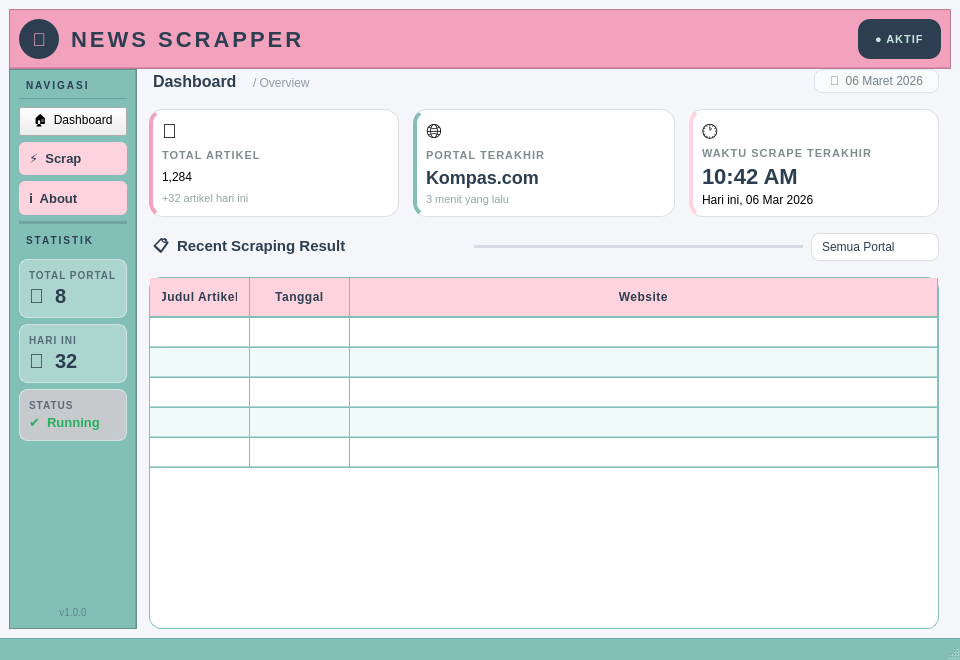
<?xml version="1.0" encoding="UTF-8"?>
<ui version="4.0">
 <class>MainWindow</class>
 <widget class="QMainWindow" name="MainWindow">
  <property name="geometry">
   <rect>
    <x>0</x>
    <y>0</y>
    <width>960</width>
    <height>660</height>
   </rect>
  </property>
  <property name="windowTitle">
   <string>News Scrapper</string>
  </property>
  <property name="styleSheet">
   <string notr="true">QMainWindow, QWidget#centralwidget {
    background-color: #f5f6fa;
}</string>
  </property>
  <widget class="QWidget" name="centralwidget">
   <layout class="QVBoxLayout" name="rootLayout">
    <property name="spacing">
     <number>0</number>
    </property>
    <item>
     <widget class="QFrame" name="Header">
      <property name="styleSheet">
       <string notr="true">QFrame#Header {
    background-color: #F3A2BE;
    border-bottom: 2px solid #e08aaa;
}</string>
      </property>
      <property name="frameShape">
       <enum>QFrame::Shape::StyledPanel</enum>
      </property>
      <property name="frameShadow">
       <enum>QFrame::Shadow::Raised</enum>
      </property>
      <layout class="QHBoxLayout" name="headerLayout">
       <property name="spacing">
        <number>12</number>
       </property>
       <item>
        <widget class="QLabel" name="label_logo_icon">
         <property name="minimumSize">
          <size>
           <width>40</width>
           <height>40</height>
          </size>
         </property>
         <property name="maximumSize">
          <size>
           <width>40</width>
           <height>40</height>
          </size>
         </property>
         <property name="styleSheet">
          <string notr="true">QLabel {
    background-color: #2c3e50;
    border-radius: 20px;
    color: #F3A2BE;
    font-size: 18px;
    border: none;
}</string>
         </property>
         <property name="text">
          <string>📰</string>
         </property>
         <property name="alignment">
          <set>Qt::AlignmentFlag::AlignCenter</set>
         </property>
        </widget>
       </item>
       <item>
        <widget class="QLabel" name="label">
         <property name="styleSheet">
          <string notr="true">QLabel {
    font-family: &quot;Poppins&quot;, &quot;Montserrat&quot;, &quot;Segoe UI Semibold&quot;;
    font-size: 22px;
    font-weight: bold;
    color: #2c3e50;
    letter-spacing: 3px;
    background: transparent;
    border: none;
}</string>
         </property>
         <property name="text">
          <string>NEWS SCRAPPER</string>
         </property>
        </widget>
       </item>
       <item>
        <spacer>
         <property name="orientation">
          <enum>Qt::Orientation::Horizontal</enum>
         </property>
         <property name="sizeHint" stdset="0">
          <size>
           <width>40</width>
           <height>20</height>
          </size>
         </property>
        </spacer>
       </item>
       <item>
        <widget class="QLabel" name="label_status">
         <property name="styleSheet">
          <string notr="true">QLabel {
    background-color: #2c3e50;
    border-radius: 12px;
    color: #C6E6E3;
    font-size: 11px;
    font-weight: 600;
    letter-spacing: 1px;
    padding: 4px 14px;
    border: none;
}</string>
         </property>
         <property name="text">
          <string>● AKTIF</string>
         </property>
        </widget>
       </item>
      </layout>
     </widget>
    </item>
    <item>
     <layout class="QHBoxLayout" name="bodyLayout">
      <property name="spacing">
       <number>0</number>
      </property>
      <item>
       <widget class="QFrame" name="Sidebar">
        <property name="styleSheet">
         <string notr="true">QFrame#Sidebar {
    background-color: #81BFB7;
    border-right: 2px solid #6aada5;
}</string>
        </property>
        <property name="frameShape">
         <enum>QFrame::Shape::StyledPanel</enum>
        </property>
        <layout class="QVBoxLayout" name="sidebarLayout">
         <property name="spacing">
          <number>6</number>
         </property>
         <item>
          <widget class="QLabel" name="label_nav_title">
           <property name="styleSheet">
            <string notr="true">QLabel {
    color: #2c3e50;
    font-size: 10px;
    font-weight: 700;
    letter-spacing: 2px;
    background: transparent;
    padding: 0 4px 6px 4px;
    border: none;
    border-bottom: 1px solid rgba(44,62,80,0.25);
    margin-bottom: 2px;
}</string>
           </property>
           <property name="text">
            <string>NAVIGASI</string>
           </property>
          </widget>
         </item>
         <item>
          <widget class="QPushButton" name="pushButton">
           <property name="styleSheet">
            <string notr="true">QPushButton {
    background-color: #2c3e50;
    color: #ffffff;
    border-radius: 6px;
    padding: 8px 10px;
    font-size: 13px;
    font-weight: 600;
    font-family: &quot;Poppins&quot;, &quot;Segoe UI&quot;;
    text-align: left;
    border: none;
}
QPushButton:hover { background-color: #3d5166; }
QPushButton:pressed { background-color: #1a252f; } dashboard ijo</string>
           </property>
           <property name="text">
            <string>🏠  Dashboard</string>
           </property>
          </widget>
         </item>
         <item>
          <widget class="QPushButton" name="pushButton_2">
           <property name="styleSheet">
            <string notr="true">QPushButton {
    background-color: #FFD3DD;
    color: #2c3e50;
    border-radius: 6px;
    padding: 8px 10px;
    font-size: 13px;
    font-weight: 500;
    font-family: &quot;Poppins&quot;, &quot;Segoe UI&quot;;
    text-align: left;
    border: none;
}
QPushButton:hover { background-color: #ffc0d0; }
QPushButton:pressed { background-color: #f0a0b8; }</string>
           </property>
           <property name="text">
            <string>⚡  Scrap</string>
           </property>
          </widget>
         </item>
         <item>
          <widget class="QPushButton" name="pushButton_3">
           <property name="styleSheet">
            <string notr="true">QPushButton {
    background-color: #FFD3DD;
    color: #2c3e50;
    border-radius: 6px;
    padding: 8px 10px;
    font-size: 13px;
    font-weight: 500;
    font-family: &quot;Poppins&quot;, &quot;Segoe UI&quot;;
    text-align: left;
    border: none;
}
QPushButton:hover { background-color: #ffc0d0; }
QPushButton:pressed { background-color: #f0a0b8; }</string>
           </property>
           <property name="text">
            <string>ℹ️  About</string>
           </property>
          </widget>
         </item>
         <item>
          <widget class="QFrame" name="sidebarDivider">
           <property name="styleSheet">
            <string notr="true">QFrame { background-color: rgba(44,62,80,0.2); border: none; }</string>
           </property>
           <property name="frameShape">
            <enum>QFrame::Shape::HLine</enum>
           </property>
          </widget>
         </item>
         <item>
          <widget class="QLabel" name="label_stats_title">
           <property name="styleSheet">
            <string notr="true">QLabel {
    color: #2c3e50;
    font-size: 10px;
    font-weight: 700;
    letter-spacing: 2px;
    background: transparent;
    padding: 4px 4px 6px 4px;
    border: none;
}</string>
           </property>
           <property name="text">
            <string>STATISTIK</string>
           </property>
          </widget>
         </item>
         <item>
          <widget class="QFrame" name="miniCard1">
           <property name="styleSheet">
            <string notr="true">QFrame#miniCard1 {
    background-color: rgba(255,255,255,0.35);
    border-radius: 8px;
    border: 1px solid rgba(255,255,255,0.5);
}
QLabel { border: none; background: transparent; }</string>
           </property>
           <layout class="QVBoxLayout" name="miniCard1Layout">
            <property name="spacing">
             <number>2</number>
            </property>
            <item>
             <widget class="QLabel" name="miniLabel1">
              <property name="styleSheet">
               <string notr="true">QLabel { font-size: 10px; color: rgba(44,62,80,0.7); font-weight: 600; letter-spacing: 1px; }</string>
              </property>
              <property name="text">
               <string>TOTAL PORTAL</string>
              </property>
             </widget>
            </item>
            <item>
             <widget class="QLabel" name="miniVal1">
              <property name="styleSheet">
               <string notr="true">QLabel { font-size: 20px; font-weight: 700; color: #2c3e50; }</string>
              </property>
              <property name="text">
               <string>🌐  8</string>
              </property>
             </widget>
            </item>
           </layout>
          </widget>
         </item>
         <item>
          <widget class="QFrame" name="miniCard2">
           <property name="styleSheet">
            <string notr="true">QFrame#miniCard2 {
    background-color: rgba(255,255,255,0.35);
    border-radius: 8px;
    border: 1px solid rgba(255,255,255,0.5);
}
QLabel { border: none; background: transparent; }</string>
           </property>
           <layout class="QVBoxLayout" name="miniCard2Layout">
            <property name="spacing">
             <number>2</number>
            </property>
            <item>
             <widget class="QLabel" name="miniLabel2">
              <property name="styleSheet">
               <string notr="true">QLabel { font-size: 10px; color: rgba(44,62,80,0.7); font-weight: 600; letter-spacing: 1px; }</string>
              </property>
              <property name="text">
               <string>HARI INI</string>
              </property>
             </widget>
            </item>
            <item>
             <widget class="QLabel" name="miniVal2">
              <property name="styleSheet">
               <string notr="true">QLabel { font-size: 20px; font-weight: 700; color: #2c3e50; }</string>
              </property>
              <property name="text">
               <string>📄  32</string>
              </property>
             </widget>
            </item>
           </layout>
          </widget>
         </item>
         <item>
          <widget class="QFrame" name="miniCard3">
           <property name="styleSheet">
            <string notr="true">QFrame#miniCard3 {
    background-color: rgba(255,211,221,0.55);
    border-radius: 8px;
    border: 1px solid rgba(255,255,255,0.5);
}
QLabel { border: none; background: transparent; }</string>
           </property>
           <layout class="QVBoxLayout" name="miniCard3Layout">
            <property name="spacing">
             <number>2</number>
            </property>
            <item>
             <widget class="QLabel" name="miniLabel3">
              <property name="styleSheet">
               <string notr="true">QLabel { font-size: 10px; color: rgba(44,62,80,0.7); font-weight: 600; letter-spacing: 1px; }</string>
              </property>
              <property name="text">
               <string>STATUS</string>
              </property>
             </widget>
            </item>
            <item>
             <widget class="QLabel" name="miniVal3">
              <property name="styleSheet">
               <string notr="true">QLabel { font-size: 13px; font-weight: 700; color: #27ae60; }</string>
              </property>
              <property name="text">
               <string>✔  Running</string>
              </property>
             </widget>
            </item>
           </layout>
          </widget>
         </item>
         <item>
          <spacer name="verticalSpacer">
           <property name="orientation">
            <enum>Qt::Orientation::Vertical</enum>
           </property>
           <property name="sizeHint" stdset="0">
            <size>
             <width>20</width>
             <height>10</height>
            </size>
           </property>
          </spacer>
         </item>
         <item>
          <widget class="QLabel" name="label_version">
           <property name="styleSheet">
            <string notr="true">QLabel {
    color: rgba(44,62,80,0.45);
    font-size: 10px;
    background: transparent;
    border: none;
}</string>
           </property>
           <property name="text">
            <string>v1.0.0</string>
           </property>
           <property name="alignment">
            <set>Qt::AlignmentFlag::AlignCenter</set>
           </property>
          </widget>
         </item>
        </layout>
       </widget>
      </item>
      <item>
       <layout class="QVBoxLayout" name="contentLayout">
        <property name="spacing">
         <number>16</number>
        </property>
        <item>
         <layout class="QHBoxLayout" name="pageTitleLayout">
          <property name="spacing">
           <number>8</number>
          </property>
          <item>
           <widget class="QLabel" name="label_page_title">
            <property name="styleSheet">
             <string notr="true">QLabel {
    font-family: &quot;Poppins&quot;, &quot;Segoe UI&quot;;
    font-size: 16px;
    font-weight: 700;
    color: #2c3e50;
    background: transparent;
    border: none;
	margin-left: 12px;
}</string>
            </property>
            <property name="text">
             <string>Dashboard</string>
            </property>
           </widget>
          </item>
          <item>
           <widget class="QLabel" name="label_breadcrumb">
            <property name="styleSheet">
             <string notr="true">QLabel {
    font-size: 12px;
    color: rgba(44,62,80,0.5);
    background: transparent;
    border: none;
    padding-top: 3px;
}</string>
            </property>
            <property name="text">
             <string>/ Overview</string>
            </property>
           </widget>
          </item>
          <item>
           <spacer>
            <property name="orientation">
             <enum>Qt::Orientation::Horizontal</enum>
            </property>
            <property name="sizeHint" stdset="0">
             <size>
              <width>40</width>
              <height>20</height>
             </size>
            </property>
           </spacer>
          </item>
          <item>
           <widget class="QLabel" name="label_date">
            <property name="styleSheet">
             <string notr="true">QLabel {
    font-size: 12px;
    color: rgba(44,62,80,0.65);
    background: rgba(255,255,255,0.4);
    border: 1px solid rgba(44,62,80,0.12);
    border-radius: 8px;
    padding: 4px 12px;
	margin-right: 12px;
}</string>
            </property>
            <property name="text">
             <string>📅  06 Maret 2026</string>
            </property>
           </widget>
          </item>
         </layout>
        </item>
        <item>
         <layout class="QHBoxLayout" name="cardsLayout">
          <property name="spacing">
           <number>14</number>
          </property>
          <item>
           <widget class="QFrame" name="frame_TotalArtikel">
            <property name="styleSheet">
             <string notr="true">QFrame#frame_TotalArtikel {
    background-color: white;
    border-radius: 14px;
    border: 1px solid #dcdde1;
    border-left: 4px solid #F3A2BE;
	margin-left: 12px;
}
QLabel { border: none; background: transparent; }</string>
            </property>
            <property name="frameShape">
             <enum>QFrame::Shape::StyledPanel</enum>
            </property>
            <property name="frameShadow">
             <enum>QFrame::Shadow::Raised</enum>
            </property>
            <layout class="QVBoxLayout" name="card1Layout">
             <property name="spacing">
              <number>4</number>
             </property>
             <item>
              <layout class="QHBoxLayout">
               <item>
                <widget class="QLabel" name="label_icon_artikel">
                 <property name="styleSheet">
                  <string notr="true">QLabel { font-size: 20px; }</string>
                 </property>
                 <property name="text">
                  <string>📄</string>
                 </property>
                </widget>
               </item>
               <item>
                <spacer>
                 <property name="orientation">
                  <enum>Qt::Orientation::Horizontal</enum>
                 </property>
                 <property name="sizeHint" stdset="0">
                  <size>
                   <width>20</width>
                   <height>10</height>
                  </size>
                 </property>
                </spacer>
               </item>
              </layout>
             </item>
             <item>
              <widget class="QLabel" name="label_2">
               <property name="styleSheet">
                <string notr="true">QLabel { color: #7f8c8d; font-size: 11px; font-weight: 600; letter-spacing: 1px; }</string>
               </property>
               <property name="text">
                <string>TOTAL ARTIKEL</string>
               </property>
              </widget>
             </item>
             <item>
              <widget class="QLabel" name="label_val_artikel">
               <property name="styleSheet">
                <string notr="true">QLabel { color: #2c3e50; font-size: 26px; font-weight: 700; font-family: &quot;Poppins&quot;,&quot;Segoe UI Black&quot;; }
	margin-right: 12px;
	margin-left: 12px;</string>
               </property>
               <property name="text">
                <string>1,284</string>
               </property>
              </widget>
             </item>
             <item>
              <widget class="QLabel" name="label_sub_artikel">
               <property name="styleSheet">
                <string notr="true">QLabel { color: #95a5a6; font-size: 11px; }</string>
               </property>
               <property name="text">
                <string>+32 artikel hari ini</string>
               </property>
              </widget>
             </item>
            </layout>
           </widget>
          </item>
          <item>
           <widget class="QFrame" name="frame_LastPortal">
            <property name="styleSheet">
             <string notr="true">QFrame#frame_LastPortal {
    background-color: white;
    border-radius: 14px;
    border: 1px solid #dcdde1;
    border-left: 4px solid #81BFB7;
}
QLabel { border: none; background: transparent; }</string>
            </property>
            <property name="frameShape">
             <enum>QFrame::Shape::StyledPanel</enum>
            </property>
            <property name="frameShadow">
             <enum>QFrame::Shadow::Raised</enum>
            </property>
            <layout class="QVBoxLayout" name="card2Layout">
             <property name="spacing">
              <number>4</number>
             </property>
             <item>
              <layout class="QHBoxLayout">
               <item>
                <widget class="QLabel" name="label_icon_portal">
                 <property name="styleSheet">
                  <string notr="true">QLabel { font-size: 20px; }</string>
                 </property>
                 <property name="text">
                  <string>🌐</string>
                 </property>
                </widget>
               </item>
               <item>
                <spacer>
                 <property name="orientation">
                  <enum>Qt::Orientation::Horizontal</enum>
                 </property>
                 <property name="sizeHint" stdset="0">
                  <size>
                   <width>20</width>
                   <height>10</height>
                  </size>
                 </property>
                </spacer>
               </item>
              </layout>
             </item>
             <item>
              <widget class="QLabel" name="label_3">
               <property name="styleSheet">
                <string notr="true">QLabel { color: #7f8c8d; font-size: 11px; font-weight: 600; letter-spacing: 1px; }</string>
               </property>
               <property name="text">
                <string>PORTAL TERAKHIR</string>
               </property>
              </widget>
             </item>
             <item>
              <widget class="QLabel" name="label_val_portal">
               <property name="styleSheet">
                <string notr="true">QLabel { color: #2c3e50; font-size: 18px; font-weight: 700; font-family: &quot;Poppins&quot;,&quot;Segoe UI Bold&quot;; }</string>
               </property>
               <property name="text">
                <string>Kompas.com</string>
               </property>
              </widget>
             </item>
             <item>
              <widget class="QLabel" name="label_sub_portal">
               <property name="styleSheet">
                <string notr="true">QLabel { color: #95a5a6; font-size: 11px; }</string>
               </property>
               <property name="text">
                <string>3 menit yang lalu</string>
               </property>
              </widget>
             </item>
            </layout>
           </widget>
          </item>
          <item>
           <widget class="QFrame" name="frame_LastTime">
            <property name="styleSheet">
             <string notr="true">QFrame#frame_LastTime {
    background-color: white;
    border-radius: 14px;
    border: 1px solid #dcdde1;
    border-left: 4px solid #FFD3DD;
	margin-right: 12px;
}
QLabel { border: none; background: transparent; }</string>
            </property>
            <property name="frameShape">
             <enum>QFrame::Shape::StyledPanel</enum>
            </property>
            <property name="frameShadow">
             <enum>QFrame::Shadow::Raised</enum>
            </property>
            <layout class="QVBoxLayout" name="card3Layout">
             <property name="spacing">
              <number>4</number>
             </property>
             <item>
              <layout class="QHBoxLayout">
               <item>
                <widget class="QLabel" name="label_icon_time">
                 <property name="styleSheet">
                  <string notr="true">QLabel { font-size: 20px; }</string>
                 </property>
                 <property name="text">
                  <string>🕐</string>
                 </property>
                </widget>
               </item>
               <item>
                <spacer>
                 <property name="orientation">
                  <enum>Qt::Orientation::Horizontal</enum>
                 </property>
                 <property name="sizeHint" stdset="0">
                  <size>
                   <width>20</width>
                   <height>10</height>
                  </size>
                 </property>
                </spacer>
               </item>
              </layout>
             </item>
             <item>
              <widget class="QLabel" name="label_4">
               <property name="styleSheet">
                <string notr="true">QLabel { color: #7f8c8d; font-size: 11px; font-weight: 600; letter-spacing: 1px; }</string>
               </property>
               <property name="text">
                <string>WAKTU SCRAPE TERAKHIR</string>
               </property>
              </widget>
             </item>
             <item>
              <widget class="QLabel" name="label_val_time">
               <property name="styleSheet">
                <string notr="true">QLabel { color: #2c3e50; font-size: 22px; font-weight: 700; font-family: &quot;Poppins&quot;,&quot;Segoe UI Black&quot;; }</string>
               </property>
               <property name="text">
                <string>10:42 AM</string>
               </property>
              </widget>
             </item>
             <item>
              <widget class="QLabel" name="label_sub_time">
               <property name="styleSheet">
                <string notr="true">QLabel { color: #95a5a6; font-size: 11px; }
margin-right: 12px;
</string>
               </property>
               <property name="text">
                <string>Hari ini, 06 Mar 2026</string>
               </property>
              </widget>
             </item>
            </layout>
           </widget>
          </item>
         </layout>
        </item>
        <item>
         <layout class="QHBoxLayout" name="filterLayout">
          <property name="spacing">
           <number>8</number>
          </property>
          <item>
           <widget class="QLabel" name="label_5">
            <property name="styleSheet">
             <string notr="true">QLabel {
    font-family: &quot;Poppins&quot;, &quot;Segoe UI Semibold&quot;;
    font-size: 15px;
    font-weight: 700;
    color: #2c3e50;
    background: transparent;
    border: none;
	margin-left: 12px;
}</string>
            </property>
            <property name="text">
             <string>📋  Recent Scraping Result</string>
            </property>
           </widget>
          </item>
          <item>
           <widget class="QFrame" name="dividerLine">
            <property name="styleSheet">
             <string notr="true">QFrame { border: none; background-color: rgba(44,62,80,0.15); }</string>
            </property>
            <property name="frameShape">
             <enum>QFrame::Shape::HLine</enum>
            </property>
            <property name="frameShadow">
             <enum>QFrame::Shadow::Sunken</enum>
            </property>
           </widget>
          </item>
          <item>
           <widget class="QComboBox" name="comboBox_filter">
            <property name="minimumSize">
             <size>
              <width>120</width>
              <height>28</height>
             </size>
            </property>
            <property name="maximumSize">
             <size>
              <width>140</width>
              <height>28</height>
             </size>
            </property>
            <property name="styleSheet">
             <string notr="true">QComboBox {
    background-color: white;
    border: 1px solid #dcdde1;
    border-radius: 8px;
    padding: 4px 10px;
    font-size: 12px;
    color: #2c3e50;
	margin-right: 12px;
}
QComboBox::drop-down {
    border: none;
    padding-right: 8px;
}
QComboBox QAbstractItemView {
    background: white;
    border: 1px solid #dcdde1;
    selection-background-color: #E0F2F1;
}</string>
            </property>
            <item>
             <property name="text">
              <string>Semua Portal</string>
             </property>
            </item>
            <item>
             <property name="text">
              <string>Kompas.com</string>
             </property>
            </item>
            <item>
             <property name="text">
              <string>Detik.com</string>
             </property>
            </item>
            <item>
             <property name="text">
              <string>CNN Indonesia</string>
             </property>
            </item>
           </widget>
          </item>
         </layout>
        </item>
        <item>
         <widget class="QTableWidget" name="tableWidget">
          <property name="maximumSize">
           <size>
            <width>16777215</width>
            <height>16777215</height>
           </size>
          </property>
          <property name="styleSheet">
           <string notr="true">QTableWidget {
    background-color: #ffffff;
    alternate-background-color: #f0faf9;
    gridline-color: #81BFB7;
    border: 1px solid #81BFB7;
    border-radius: 12px;
    outline: none;
    font-size: 13px;
    color: #2f3640;
	margin-right: 12px;
	margin-left: 12px;
}
QTableWidget::item {
    padding: 8px 12px;
    border-bottom: 1px solid #b2d8d4;
}
QTableWidget::item:selected {
    background-color: #C6E6E3;
    color: #2C3E50;
}
QHeaderView::section {
    background-color: #FFD3DD;
    color: #2C3E50;
    padding: 10px 12px;
    font-weight: 700;
    font-size: 12px;
    letter-spacing: 0.5px;
    border: none;
    border-right: 1px solid #81BFB7;
    border-bottom: 2px solid #81BFB7;
}
QScrollBar:vertical {
    background: #f0faf9;
    width: 6px;
    border-radius: 3px;
}
QScrollBar::handle:vertical {
    background: #81BFB7;
    border-radius: 3px;
}
QScrollBar::handle:vertical:hover { background: #5fa8a0; }

QFrame#frame_TotalArtikel {
    background-color: white;
    border-radius: 12px;
    border: 1px solid #dcdde1;
    border-top: 3px solid #F3A2BE;  /* ← aksen di atas, radius tetap mulus */
}</string>
          </property>
          <property name="editTriggers">
           <set>QAbstractItemView::EditTrigger::NoEditTriggers</set>
          </property>
          <property name="alternatingRowColors">
           <bool>true</bool>
          </property>
          <property name="selectionBehavior">
           <enum>QAbstractItemView::SelectionBehavior::SelectRows</enum>
          </property>
          <property name="showGrid">
           <bool>true</bool>
          </property>
          <attribute name="horizontalHeaderStretchLastSection">
           <bool>true</bool>
          </attribute>
          <attribute name="verticalHeaderVisible">
           <bool>false</bool>
          </attribute>
          <row>
           <property name="text">
            <string>New Row</string>
           </property>
          </row>
          <row>
           <property name="text">
            <string>New Row</string>
           </property>
          </row>
          <row>
           <property name="text">
            <string>New Row</string>
           </property>
          </row>
          <row>
           <property name="text">
            <string>New Row</string>
           </property>
          </row>
          <row>
           <property name="text">
            <string>New Row</string>
           </property>
          </row>
          <column>
           <property name="text">
            <string>Judul Artikel</string>
           </property>
          </column>
          <column>
           <property name="text">
            <string>Tanggal</string>
           </property>
          </column>
          <column>
           <property name="text">
            <string>Website</string>
           </property>
          </column>
         </widget>
        </item>
       </layout>
      </item>
     </layout>
    </item>
   </layout>
  </widget>
  <widget class="QMenuBar" name="menubar">
   <property name="geometry">
    <rect>
     <x>0</x>
     <y>0</y>
     <width>960</width>
     <height>26</height>
    </rect>
   </property>
  </widget>
  <widget class="QStatusBar" name="statusbar">
   <property name="styleSheet">
    <string notr="true">QStatusBar {
    background-color: #81BFB7;
    color: #2c3e50;
    font-size: 11px;
    border-top: 1px solid #6aada5;
    padding: 2px 14px;
}</string>
   </property>
  </widget>
 </widget>
 <resources/>
 <connections/>
</ui>
